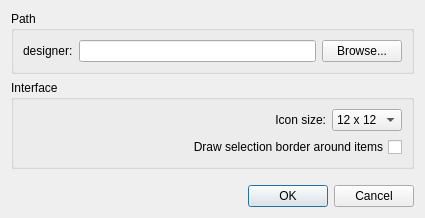
<?xml version="1.0" encoding="UTF-8"?>
<ui version="4.0">
 <class>OptionsDialog</class>
 <widget class="QDialog" name="OptionsDialog">
  <property name="geometry">
   <rect>
    <x>0</x>
    <y>0</y>
    <width>425</width>
    <height>218</height>
   </rect>
  </property>
  <property name="windowTitle">
   <string>Options</string>
  </property>
  <layout class="QVBoxLayout" name="verticalLayout_2">
   <item>
    <widget class="QGroupBox" name="groupBox_2">
     <property name="title">
      <string>Path</string>
     </property>
     <layout class="QHBoxLayout" name="horizontalLayout">
      <item>
       <widget class="QLabel" name="label_3">
        <property name="text">
         <string>designer:</string>
        </property>
       </widget>
      </item>
      <item>
       <widget class="QLineEdit" name="leDesignerPath"/>
      </item>
      <item>
       <widget class="QPushButton" name="bDesignerPath">
        <property name="text">
         <string>Browse...</string>
        </property>
       </widget>
      </item>
     </layout>
    </widget>
   </item>
   <item>
    <widget class="QGroupBox" name="groupBox">
     <property name="title">
      <string>Interface</string>
     </property>
     <layout class="QVBoxLayout" name="verticalLayout">
      <item>
       <layout class="QHBoxLayout" name="horizontalLayout_2">
        <item>
         <widget class="QLabel" name="label_2">
          <property name="sizePolicy">
           <sizepolicy hsizetype="Expanding" vsizetype="Preferred">
            <horstretch>0</horstretch>
            <verstretch>0</verstretch>
           </sizepolicy>
          </property>
          <property name="text">
           <string>Icon size:</string>
          </property>
          <property name="alignment">
           <set>Qt::AlignRight|Qt::AlignTrailing|Qt::AlignVCenter</set>
          </property>
         </widget>
        </item>
        <item>
         <widget class="QComboBox" name="cbIconSize">
          <property name="sizePolicy">
           <sizepolicy hsizetype="Minimum" vsizetype="Fixed">
            <horstretch>0</horstretch>
            <verstretch>0</verstretch>
           </sizepolicy>
          </property>
          <item>
           <property name="text">
            <string>12 x 12</string>
           </property>
          </item>
          <item>
           <property name="text">
            <string>16 x 16</string>
           </property>
          </item>
          <item>
           <property name="text">
            <string>24 x 24</string>
           </property>
          </item>
          <item>
           <property name="text">
            <string>32 x 32</string>
           </property>
          </item>
          <item>
           <property name="text">
            <string>48 x 48</string>
           </property>
          </item>
         </widget>
        </item>
       </layout>
      </item>
      <item>
       <widget class="QCheckBox" name="drawSelection">
        <property name="layoutDirection">
         <enum>Qt::RightToLeft</enum>
        </property>
        <property name="autoFillBackground">
         <bool>false</bool>
        </property>
        <property name="text">
         <string>Draw selection border around items</string>
        </property>
       </widget>
      </item>
     </layout>
    </widget>
   </item>
   <item>
    <spacer name="verticalSpacer">
     <property name="orientation">
      <enum>Qt::Vertical</enum>
     </property>
     <property name="sizeHint" stdset="0">
      <size>
       <width>20</width>
       <height>11</height>
      </size>
     </property>
    </spacer>
   </item>
   <item>
    <widget class="QDialogButtonBox" name="buttonBox">
     <property name="orientation">
      <enum>Qt::Horizontal</enum>
     </property>
     <property name="standardButtons">
      <set>QDialogButtonBox::Cancel|QDialogButtonBox::Ok</set>
     </property>
    </widget>
   </item>
  </layout>
 </widget>
 <resources/>
 <connections>
  <connection>
   <sender>buttonBox</sender>
   <signal>rejected()</signal>
   <receiver>OptionsDialog</receiver>
   <slot>reject()</slot>
   <hints>
    <hint type="sourcelabel">
     <x>320</x>
     <y>253</y>
    </hint>
    <hint type="destinationlabel">
     <x>286</x>
     <y>274</y>
    </hint>
   </hints>
  </connection>
  <connection>
   <sender>buttonBox</sender>
   <signal>accepted()</signal>
   <receiver>OptionsDialog</receiver>
   <slot>accept()</slot>
   <hints>
    <hint type="sourcelabel">
     <x>565</x>
     <y>246</y>
    </hint>
    <hint type="destinationlabel">
     <x>470</x>
     <y>194</y>
    </hint>
   </hints>
  </connection>
 </connections>
</ui>
